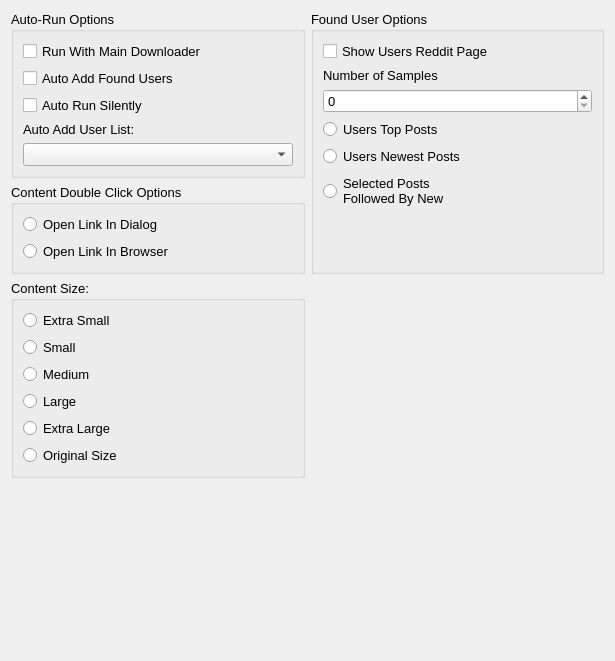
<?xml version="1.0" encoding="UTF-8"?>
<ui version="4.0">
 <class>UserFinderSettingsGUI</class>
 <widget class="QDialog" name="UserFinderSettingsGUI">
  <property name="geometry">
   <rect>
    <x>0</x>
    <y>0</y>
    <width>615</width>
    <height>661</height>
   </rect>
  </property>
  <property name="font">
   <font>
    <pointsize>10</pointsize>
   </font>
  </property>
  <property name="windowTitle">
   <string>User Finder Settings</string>
  </property>
  <property name="windowIcon">
   <iconset>
    <normaloff>../Images/settings_single_gear.png</normaloff>../Images/settings_single_gear.png</iconset>
  </property>
  <property name="whatsThis">
   <string>Settings for the user finder</string>
  </property>
  <layout class="QGridLayout" name="gridLayout_5">
   <item row="0" column="0">
    <widget class="QGroupBox" name="autorun_group_box">
     <property name="title">
      <string>Auto-Run Options</string>
     </property>
     <layout class="QGridLayout" name="gridLayout">
      <item row="0" column="0">
       <widget class="QCheckBox" name="run_with_main_checkbox">
        <property name="text">
         <string>Run With Main Downloader</string>
        </property>
       </widget>
      </item>
      <item row="1" column="0">
       <widget class="QCheckBox" name="auto_add_checkbox">
        <property name="text">
         <string>Auto Add Found Users</string>
        </property>
       </widget>
      </item>
      <item row="2" column="0">
       <widget class="QCheckBox" name="silent_run_checkbox">
        <property name="text">
         <string>Auto Run Silently</string>
        </property>
       </widget>
      </item>
      <item row="3" column="0">
       <widget class="QLabel" name="label_4">
        <property name="text">
         <string>Auto Add User List:</string>
        </property>
       </widget>
      </item>
      <item row="4" column="0">
       <widget class="QComboBox" name="auto_add_user_list_combo"/>
      </item>
     </layout>
    </widget>
   </item>
   <item row="1" column="0">
    <widget class="QGroupBox" name="content_double_click_group_box">
     <property name="title">
      <string>Content Double Click Options</string>
     </property>
     <layout class="QGridLayout" name="gridLayout_3">
      <item row="0" column="0">
       <widget class="QRadioButton" name="open_link_in_dialog_radio">
        <property name="text">
         <string>Open Link In Dialog</string>
        </property>
       </widget>
      </item>
      <item row="1" column="0">
       <widget class="QRadioButton" name="open_link_in_browser_radio">
        <property name="text">
         <string>Open Link In Browser</string>
        </property>
       </widget>
      </item>
     </layout>
    </widget>
   </item>
   <item row="0" column="1" rowspan="2">
    <widget class="QGroupBox" name="found_user_options_group_box">
     <property name="title">
      <string>Found User Options</string>
     </property>
     <layout class="QGridLayout" name="gridLayout_2">
      <item row="0" column="0">
       <widget class="QCheckBox" name="show_reddit_page_checkbox">
        <property name="toolTip">
         <string>When selected the users reddit page will be displayed instead of samples of links</string>
        </property>
        <property name="text">
         <string>Show Users Reddit Page</string>
        </property>
       </widget>
      </item>
      <item row="2" column="0">
       <widget class="QSpinBox" name="sample_size_spinbox"/>
      </item>
      <item row="5" column="0">
       <widget class="QRadioButton" name="user_selected_new_radio">
        <property name="toolTip">
         <string>&lt;html&gt;&lt;head/&gt;&lt;body&gt;&lt;p&gt;When selected the posts that earned the user a spot in the found users list will be displayed first followed by the selected number of the usrers new posts.&lt;/p&gt;&lt;/body&gt;&lt;/html&gt;</string>
        </property>
        <property name="text">
         <string>Selected Posts
Followed By New</string>
        </property>
       </widget>
      </item>
      <item row="1" column="0">
       <widget class="QLabel" name="label">
        <property name="text">
         <string>Number of Samples</string>
        </property>
       </widget>
      </item>
      <item row="4" column="0">
       <widget class="QRadioButton" name="user_new_radio">
        <property name="toolTip">
         <string>Displayed posts will be sorted by new</string>
        </property>
        <property name="text">
         <string>Users Newest Posts</string>
        </property>
       </widget>
      </item>
      <item row="3" column="0">
       <widget class="QRadioButton" name="user_top_radio">
        <property name="toolTip">
         <string>Displayed posts will be sorted by top</string>
        </property>
        <property name="text">
         <string>Users Top Posts</string>
        </property>
       </widget>
      </item>
      <item row="6" column="0">
       <spacer name="verticalSpacer_3">
        <property name="orientation">
         <enum>Qt::Vertical</enum>
        </property>
        <property name="sizeHint" stdset="0">
         <size>
          <width>20</width>
          <height>40</height>
         </size>
        </property>
       </spacer>
      </item>
     </layout>
    </widget>
   </item>
   <item row="2" column="0">
    <widget class="QGroupBox" name="content_size_options_group_box">
     <property name="title">
      <string>Content Size:</string>
     </property>
     <layout class="QGridLayout" name="gridLayout_4">
      <item row="0" column="0">
       <widget class="QRadioButton" name="content_extra_small_radio">
        <property name="toolTip">
         <string>48 px</string>
        </property>
        <property name="text">
         <string>Extra Small</string>
        </property>
       </widget>
      </item>
      <item row="1" column="0">
       <widget class="QRadioButton" name="content_small_radio">
        <property name="toolTip">
         <string>72 px</string>
        </property>
        <property name="text">
         <string>Small</string>
        </property>
       </widget>
      </item>
      <item row="2" column="0">
       <widget class="QRadioButton" name="content_medium_radio">
        <property name="toolTip">
         <string>110 px</string>
        </property>
        <property name="text">
         <string>Medium</string>
        </property>
       </widget>
      </item>
      <item row="3" column="0">
       <widget class="QRadioButton" name="content_large_radio">
        <property name="toolTip">
         <string>176 px</string>
        </property>
        <property name="text">
         <string>Large</string>
        </property>
       </widget>
      </item>
      <item row="5" column="0">
       <widget class="QRadioButton" name="content_original_size_radio">
        <property name="toolTip">
         <string>Original Content Size</string>
        </property>
        <property name="text">
         <string>Original Size</string>
        </property>
       </widget>
      </item>
      <item row="4" column="0">
       <widget class="QRadioButton" name="content_extra_large_radio">
        <property name="toolTip">
         <string>256 px</string>
        </property>
        <property name="text">
         <string>Extra Large</string>
        </property>
       </widget>
      </item>
     </layout>
    </widget>
   </item>
   <item row="3" column="0">
    <spacer name="verticalSpacer_2">
     <property name="orientation">
      <enum>Qt::Vertical</enum>
     </property>
     <property name="sizeHint" stdset="0">
      <size>
       <width>20</width>
       <height>40</height>
      </size>
     </property>
    </spacer>
   </item>
   <item row="2" column="1" rowspan="2">
    <spacer name="verticalSpacer">
     <property name="orientation">
      <enum>Qt::Vertical</enum>
     </property>
     <property name="sizeHint" stdset="0">
      <size>
       <width>20</width>
       <height>40</height>
      </size>
     </property>
    </spacer>
   </item>
  </layout>
 </widget>
 <resources/>
 <connections/>
</ui>
